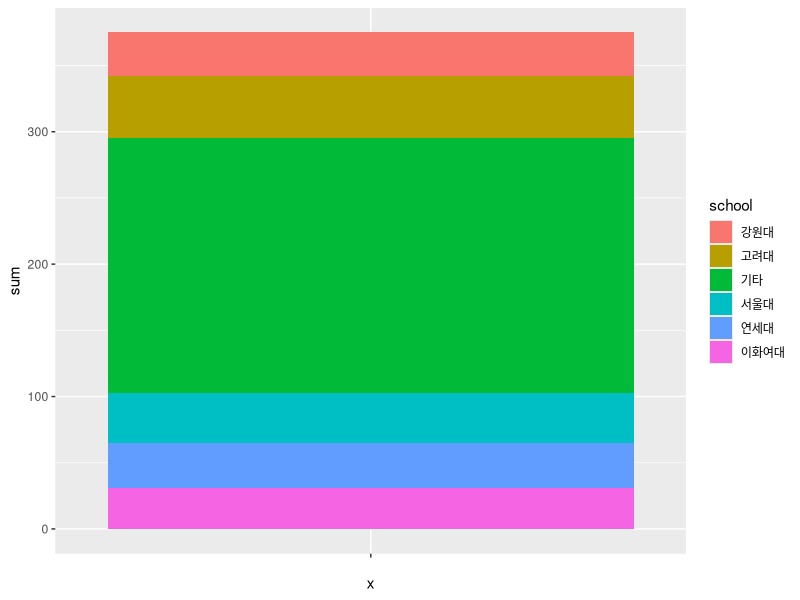
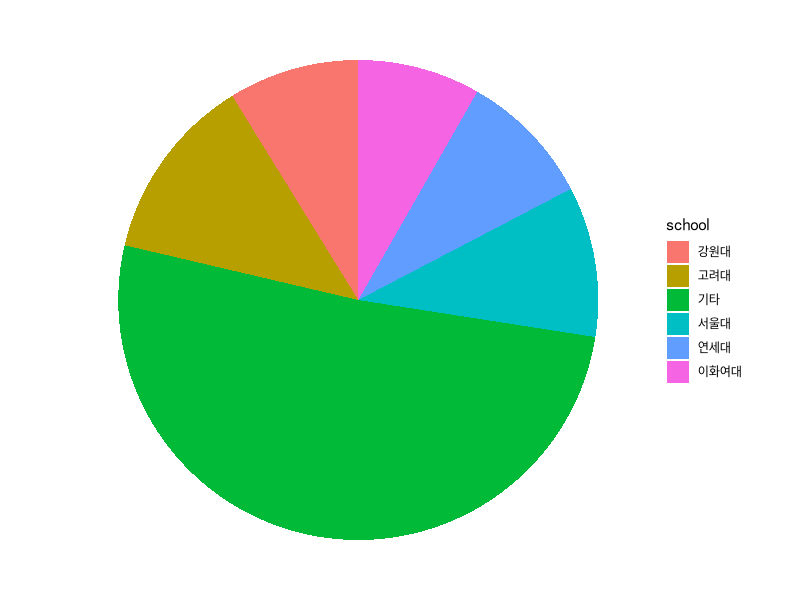

Here is the R script that generated these plots, in order:
library(dplyr)
library(tidyr)
library(ggplot2)
library(readr)


# laod csv

csv <- read_csv('./rawdatas/fromschool.csv')
str(csv)

# clean data

csv2 <- csv %>% filter(schoolindex==1) %>% group_by(school) %>%
  mutate(sum = sum(y9, y10, y11, y12, y13, y14, y15, y16, y17)) %>% arrange(desc(sum)) %>% distinct(school,sum) %>%
  head(5)


csv3 <- csv %>% filter(schoolindex==1) %>% group_by(school) %>%
  mutate(sum = sum(y9, y10, y11, y12, y13, y14, y15, y16, y17)) %>% arrange(desc(sum)) %>% distinct(school,sum) 

csv3 <- data.frame(school='기타',sum=sum(csv3$sum)-sum(csv2$sum))

fromschool <- bind_rows(csv2,csv3)

# data 2 plot

bp <- ggplot(fromschool,aes(x='',y=sum,fill=school)) + geom_bar(width = 1, stat = 'identity')
bp  

pie <- bp+coord_polar('y',start=0)

pie + theme_void()
